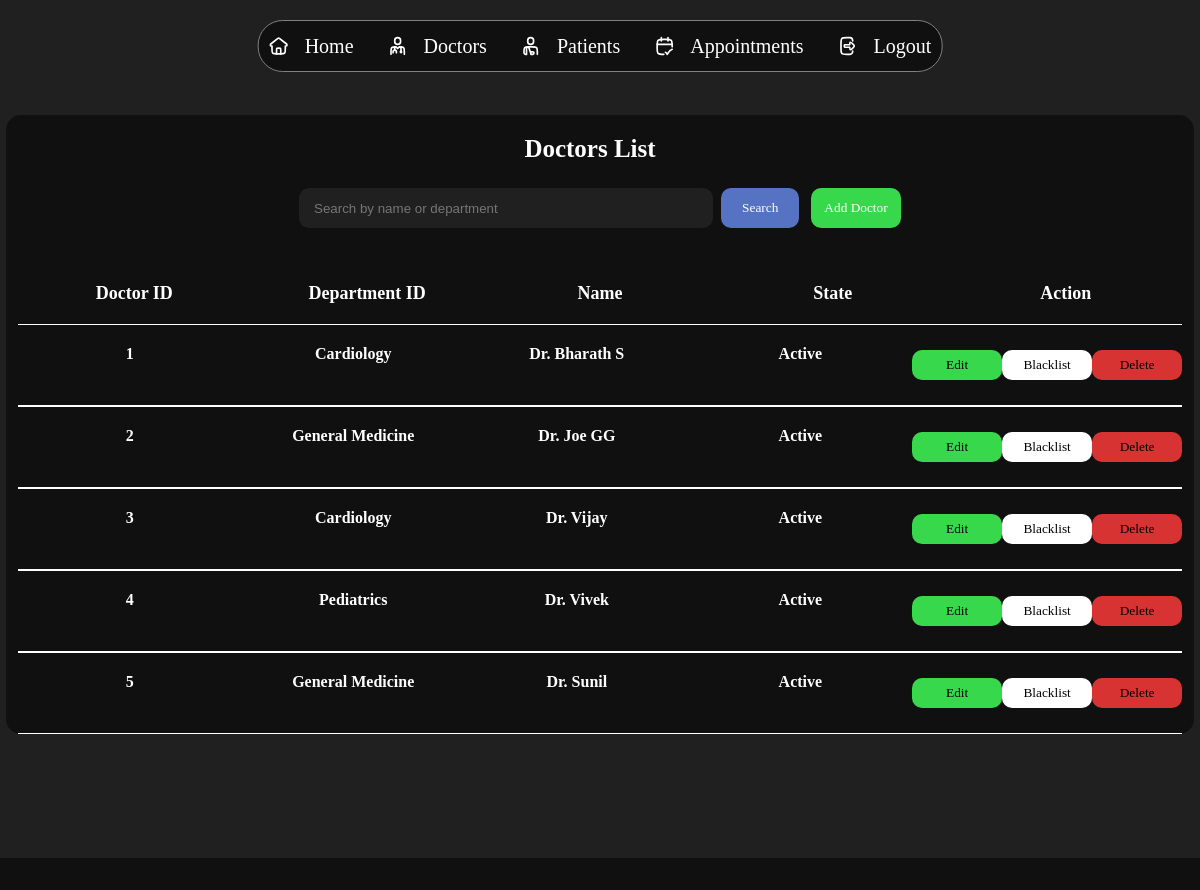
The app's page /doctor_list, older data.
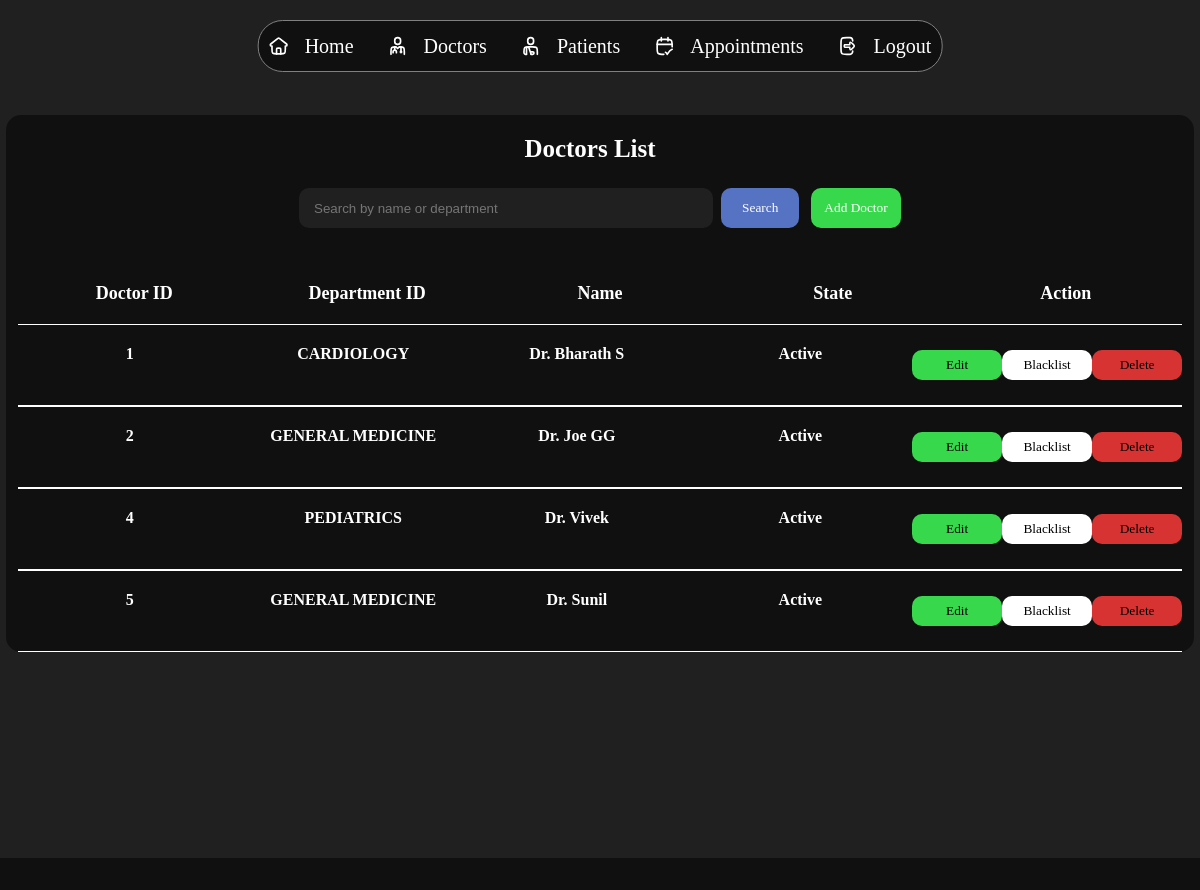
The same page, newer data.
### tables this page shows
CREATE TABLE DOCTORS(
                DOC_ID INTEGER PRIMARY KEY,
                DOC_NAME TEXT,
                DEPT_NAME TEXT,
                STATE TEXT,
                FOREIGN KEY (DOC_ID) REFERENCES USERS (USER_ID) ON DELETE CASCADE,
                FOREIGN KEY (DEPT_NAME) REFERENCES DEPARTMENT (DEPT_NAME));

### app.py (the view)
@app.route('/doctor_list')
def doctor_list():
    uname = session.get('username')
    name = request.args.get('name', '').strip()
    con=sqlite3.connect(database)
    cur=con.cursor()
    if name:
        cur.execute("SELECT DOC_ID,DEPT_NAME,DOC_NAME, STATE FROM DOCTORS WHERE DOC_NAME LIKE ? OR DEPT_NAME LIKE ?", ('%'+name+'%', '%'+name+'%'))
    else:
        cur.execute("SELECT DOC_ID,DEPT_NAME,DOC_NAME, STATE FROM DOCTORS")
    doctab = cur.fetchall()
    con.close()
    return render_template("admin/doctor.html",doctab=doctab, search=name)

### Templates/admin/doctor.html (shortened to what the changed rows need)
<!DOCTYPE html>
<html lang="en">
<head>
    <link rel="stylesheet" href="{{ url_for('static', filename='css/admindash.css') }}">
</head>
<body>
    <section class="main">
        <div class="view" style="height: 96vh;">
            <div class="appointments">
                <h1 id="hmm">Doctors List</h1>
                <div class="titlee">
                    <div class="app">
                        <h1>Doctor ID</h1>
                    </div>
                    <div class="patient">
                        <h1>Department ID</h1>
                    </div>
                    <div class="doc">
                        <h1>Name</h1>
                    </div>
                    <div class="doc">
                        <h1>State</h1>
                    </div>
                    <div class="doc">
                        <h1>Action</h1>
                    </div>
                </div>
                {% for i in doctab%}
                <div class="title">
                    <div class="app">
                        <h1>{{i[0]}}</h1>
                    </div>
                    <div class="patient">
                        <h1>{{i[1]}}</h1>
                    </div>
                    <div class="patient">
                        <h1>{{i[2]}}</h1>
                    </div>
                    <div class="patient">
                        <h1>{{i[3]}}</h1>
                    </div>
                    <div class="stat" style="display: flex; justify-content: space-evenly; align-items: center; ">
                        <a href="{{ url_for('editdoc', doc_id=i[0]) }}" style="text-decoration:none;">
                            <button style="background-color: #37d84c;">Edit</button>
                        </a>
                        {% if i[3] == 'Blacklist' %}
                            <form action="{{url_for('unbandoc',doc_id=i[0])}}" method="post">
                                <button type="submit" style="background-color: rgb(255, 255, 255);">Revert</button>
                            </form>
                        {% else %}
                            <form action="{{url_for('blacklistdoc',doc_id=i[0])}}" method="post">
                                <button type="submit" style="background-color: rgb(255, 255, 255);">Blacklist</button>
                            </form>
                        {% endif %}
                        <form action="{{url_for('deletedoc',doc_id=i[0])}}" method="post">
                                <button type="submit" style="background-color: rgb(216, 51, 51);">Delete</button>
                        </form>
                    </div>
                </div>
                {% endfor %}
            </div>
        </div>
    </section>
</body>
</html>

Row changes from the older to the newer data that the page shows:
removed DOCTORS: DOC_ID "3", DEPT_NAME "Cardiology", DOC_NAME "Dr. Vijay", STATE "Active"
changed DOCTORS "Dr. Bharath S": DEPT_NAME "Cardiology" → "CARDIOLOGY"
changed DOCTORS "Dr. Joe GG": DEPT_NAME "General Medicine" → "GENERAL MEDICINE"
changed DOCTORS "Dr. Vivek": DEPT_NAME "Pediatrics" → "PEDIATRICS"
changed DOCTORS "Dr. Sunil": DEPT_NAME "General Medicine" → "GENERAL MEDICINE"
